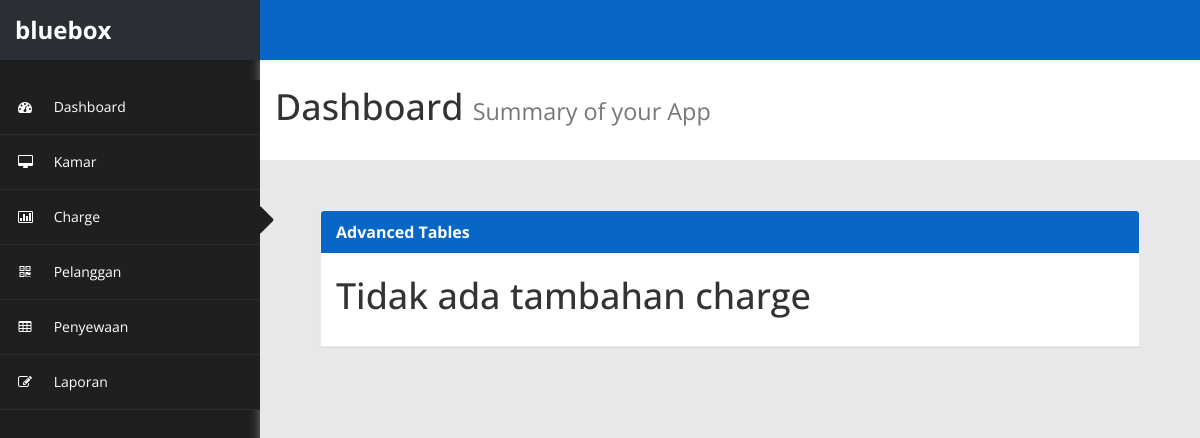
The app's page /detailcharge/crg01/view, older data.
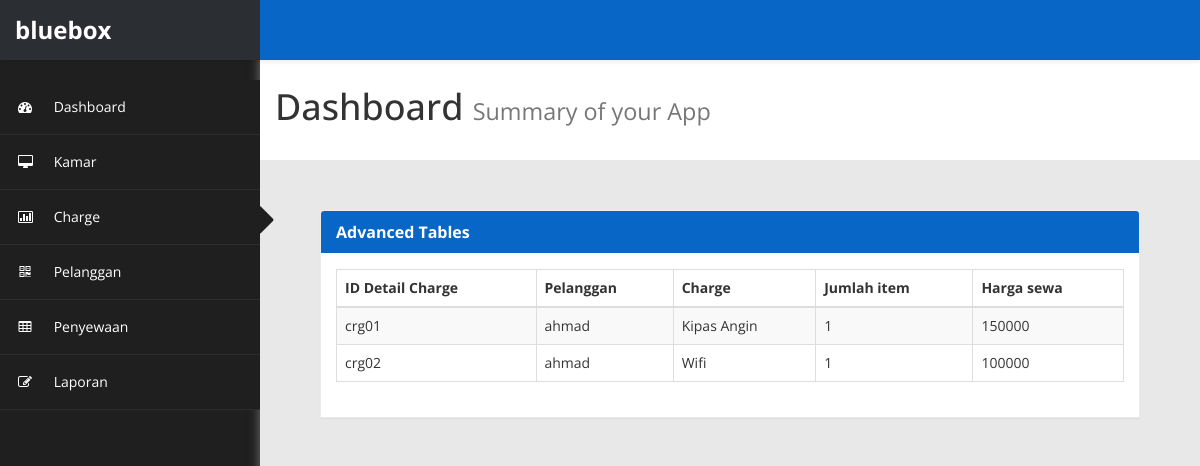
The same page, newer data.
### app/models.py (models this page shows, shortened)
class detailcharge(models.Model):
    iddetailcharge = models.CharField(max_length=5, primary_key=True)
    idpelanggan = models.ForeignKey(pelanggan,on_delete=models.CASCADE,null=True)
    idcharge = models.ForeignKey(charge,on_delete=models.CASCADE)
    jumlahitemcharge = models.IntegerField()
    hargacharge = models.IntegerField()

class pelanggan(models.Model):
    idpelanggan = models.CharField(max_length=5, primary_key=True)
    nama = models.CharField(max_length=50)
    jeniskelamin = models.CharField(max_length=10)
    tanggallahir = models.DateField()
    nohp = models.IntegerField()
    def __str__(self):
        return self.nama

class charge(models.Model):
    idcharge = models.CharField(max_length=5, primary_key=True)
    jenischarge = models.CharField(max_length=50)
    hargacharge = models.IntegerField()
    def __str__(self):
        return self.jenischarge

### app/views.py (the view)
# urls.py: path('detailcharge/<str:id>/view',views.detailcharge,name='detailcharge'),
def detailcharge(request,id):
    detailchargeobj = models.detailcharge.objects.filter(idpelanggan = id)
    return render(request,'detailcharge.html',{
        'detailcharge':detailchargeobj
    })

### app/templates/detailcharge.html (shortened to what the changed rows need)
{%load static%}
<!DOCTYPE html>
<html xmlns="http://www.w3.org/1999/xhtml">
<head>
    <link href="{% static 'assets/css/bootstrap.css'%}" rel="stylesheet" />
    <link href="{% static 'assets/css/font-awesome.css'%}" rel="stylesheet" />
    <link href="{% static 'assets/js/morris/morris-0.4.3.min.css'%}" rel="stylesheet" />
    <link href="{% static 'assets/css/custom-styles.css'%}" rel="stylesheet" />
    <link rel="stylesheet" href="{% static 'assets/js/Lightweight-Chart/cssCharts.css'%}">
</head>
<body>
    <div id="wrapper">
		<div id="page-wrapper">
		  <div class="header">
                        <h1 class="page-header">
                            Dashboard <small>Summary of your App</small>
                        </h1>
		</div>
            <div id="page-inner">
                <div id="page-inner">
                    <div class="row">
                        <div class="col-md-12">
                            <div class="panel panel-default">
                                <div class="panel-body">
                                    <div class="table-responsive">
                                        <table class="table table-striped table-bordered table-hover" id="dataTables-example">
                                            <thead>
                                                {% if detailcharge %}
                                                <tr>
                                                    <th>ID Detail Charge</th>
                                                    <th>Pelanggan</th>
                                                    <th>Charge</th>
                                                    <th>Jumlah item </th>
                                                    <th>Harga sewa</th>
                                                </tr>
                                            </thead>
                                            <tbody>
                                                {% for item in detailcharge %}
                                                <tr class="odd gradeX">
                                                    <td>{{item.iddetailcharge}}</td>
                                                    <td>{{item.idpelanggan}}</td>
                                                    <td>{{item.idcharge}}</td>
                                                    <td>{{item.jumlahitemcharge}}</td>
                                                    <td>{{item.hargacharge}}</td>
                                                </tr>
                                                {% endfor %}
                                            </tbody>
                                            {% else %}
                                            <h1>Tidak ada tambahan charge</h1>
                                            {% endif %}
                                        </table>
                                    </div>
                                </div>
                            </div>
                        </div>
                    </div>
            </div>
        </div>
    </div>
</body>
</html>

Row changes from the older to the newer data that the page shows:
added detailcharge: iddetailcharge "crg01", idpelanggan "ahmad", idcharge "Kipas Angin", jumlahitemcharge "1", hargacharge "150000"
added detailcharge: iddetailcharge "crg02", idpelanggan "ahmad", idcharge "Wifi", jumlahitemcharge "1", hargacharge "100000"
Text that changed along with them:
text no longer shown: "Tidak ada tambahan charge"
text now shown: "ID Detail Charge Pelanggan Charge Jumlah item Harga sewa"
